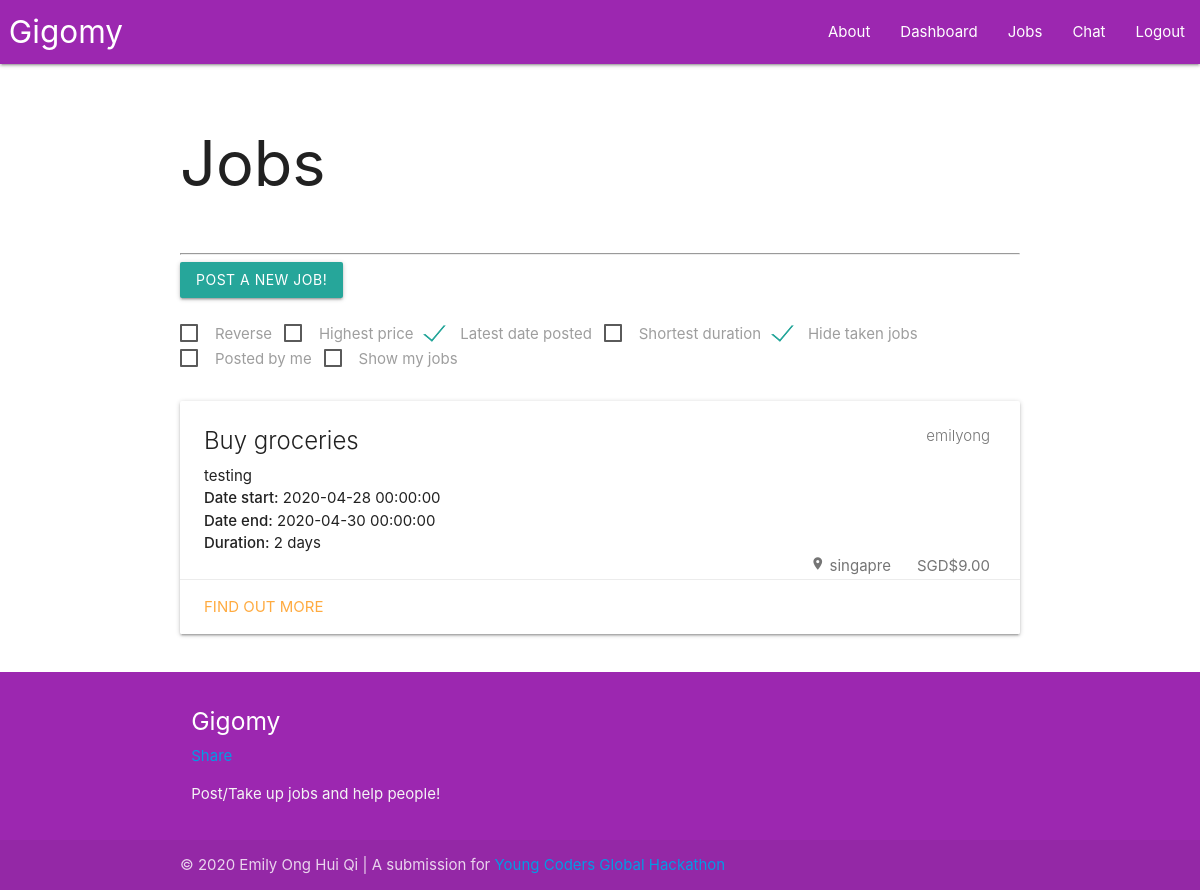
Before: / (signed in) with the older database file.
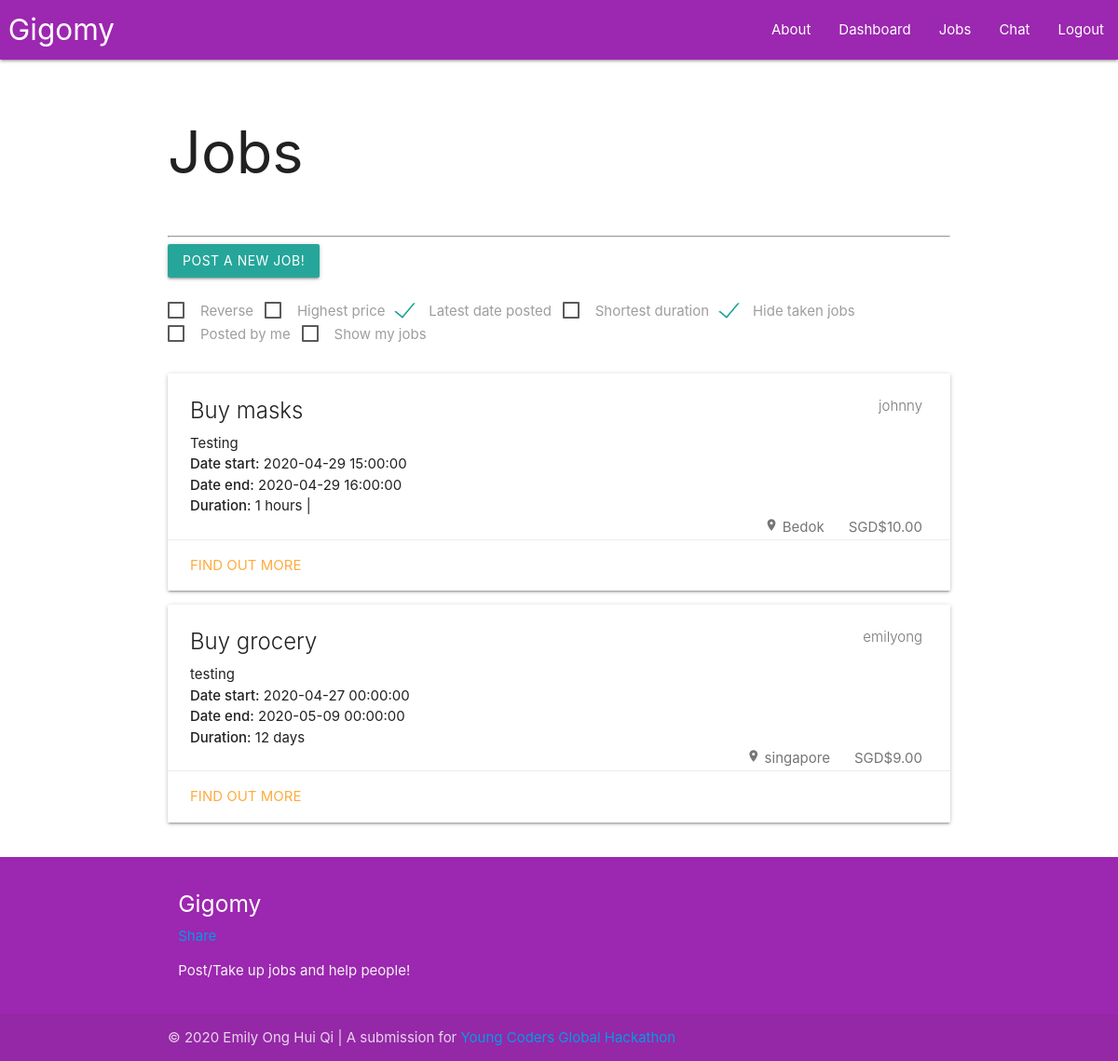
After: the same page with the newer database file.
### main.py (models this page shows)
class Job(db.Model):
    jobID = db.Column(db.Integer, unique = True, autoincrement = True, nullable = False, index = True, primary_key = True)
    jobTitle = db.Column(db.String, index = True, nullable = False)
    jobDescription = db.Column(db.String, nullable = False)
    jobLocation = db.Column(db.String, nullable = True)
    jobPrice = db.Column(db.Float, index = True, nullable = False)
    jobDatePosted = db.Column(db.DateTime, index = True, nullable = False)
    jobDateStart = db.Column(db.DateTime, index = True, nullable = True)
    jobDateEnd = db.Column(db.DateTime, index = True, nullable = True)
    jobSender = db.Column(db.String, db.ForeignKey("user.username"), nullable = False)
    jobReceiver = db.Column(db.String, db.ForeignKey("user.username"), nullable = True)

### main.py (the view)
@app.route("/")
def index():
    if current_user.is_authenticated:
        jobs_ = Job.query.all()
        currentUser = getUser(current_user)
        jobs = []
        for job in jobs_:
            job_ = processJob(job)
            if job_["jobReceiver"]:
                jobs.append(job_)
            else:
                jobs.insert(0, job_)
        return render_template("gigomy.html", jobs=jobs, currentUser=currentUser,
                                currentUser_=json.dumps(currentUser))
    return render_template("index.html")

### main.py (called while the page is built)
def getUser (user):
    currentUser = {"username": user.username,
                    "email": user.email,
                    "avatar": user.avatar}
    return currentUser

@login.user_loader
def load_user(username):
    return User.query.get(username)

### templates/gigomy.html
{% extends "base.html" %}
{% block content %}
  {% include "jobs.html" %}
{% endblock content %}

### templates/jobs.html (shortened to what this page needs)
<h1>Jobs</h1>
<br/><hr/>
<a class="waves-effect waves-light btn modal-trigger" href="#postJobs">Post a new job!</a>
  {% import "forms/setJob.html" as setJobForm %}
<br/><br/>
{% if jobs %}
  <label>
    <span>Reverse</span>
  </label>
  <label>
    <span>Highest price</span>
  </label>
  <label>
    <span>Latest date posted</span>
  </label>
  <label>
    <span>Shortest duration</span>
  </label>
  <label>
    <span>Hide taken jobs</span>
  </label>
  <label>
    <span>Posted by me</span>
  </label>
  <label>
    <span>Show my jobs</span>
  </label>
{% endif %}
<br/><br/>
<div id="allJobs">
  {% if jobs %}
    {% for job in jobs %}
      {% set jobID = job["jobID"] %}
      <div id={{jobID}} class="card darken-1"
      data-item-duration='{{job["jobDuration"]}}'
      data-item-price='{{job["jobPrice"]}}'
      data-item-datePosted='{{job["jobDatePosted"]}}'
      data-item-receiver='{{job["jobReceiver"]}}'
      data-item-hidden="false"
      data-item-sender='{{job["jobSender"]}}'>
        <div class="card-content">
          <span class="card-title">
            <span class="badge">{{job["jobSender"]}}</span>
            {{job["jobTitle"]}}
          </span>
          <p>{{job["jobDescription"]}}</p>
          <p><strong>Date start:</strong> {{job["jobDateStart"]}}</p>
          <p><strong>Date end:</strong> {{job["jobDateEnd"]}}</p>
          <p><strong>Duration:</strong> {{job["jobDuration"]}}</p>
          <span class="badge">SGD{{job["jobPrice"]}}</span>
          <span class="badge">
            <i class="material-icons tiny">location_on</i>
            {{job["jobLocation"]}}
          </span>
        </div>
        <div class="card-action">
          <a href="{{url_for('see', id=jobID)}}">Find out more</a>
        </div>
      </div>
    {% endfor %}
  {% else %}
    <h3>There are no jobs available!</h3>
  {% endif %}
</div>

Changed rows visible on the page:
added Job: jobSender "johnny", jobTitle "Buy masks", jobDescription "Testing", jobDateStart "2020-04-29 15:00:00", jobDateEnd "2020-04-29 16:00:00", jobDuration "1 hours |", jobPrice "$10.00", jobLocation "Bedok"
changed Job "emilyong": jobTitle "Buy groceries" → "Buy grocery"; jobDateStart "2020-04-28 00:00:00" → "2020-04-27 00:00:00"; jobDateEnd "2020-04-30 00:00:00" → "2020-05-09 00:00:00"; jobDuration "2 days" → "12 days"; jobLocation "singapre" → "singapore"
